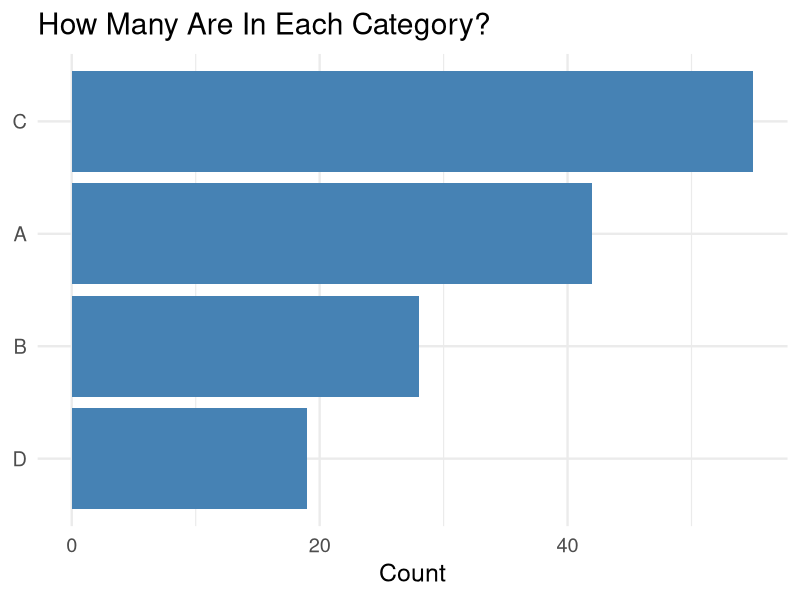
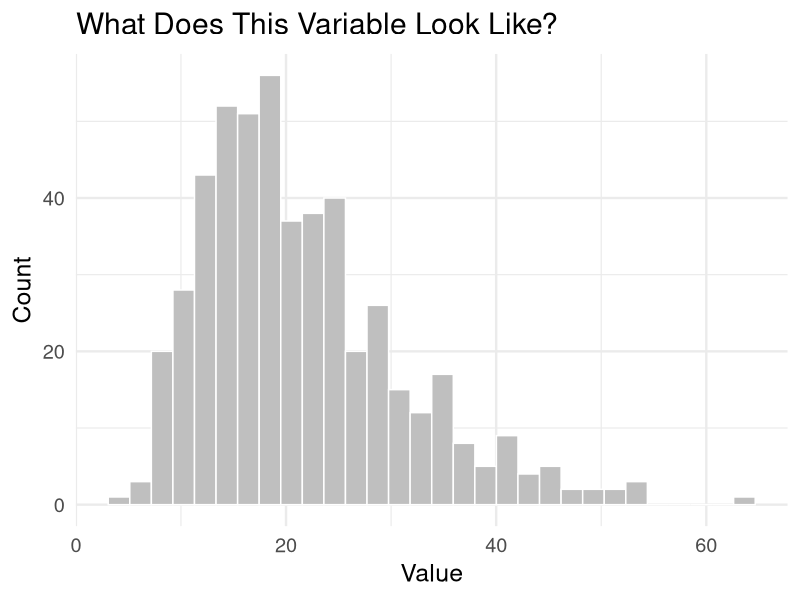
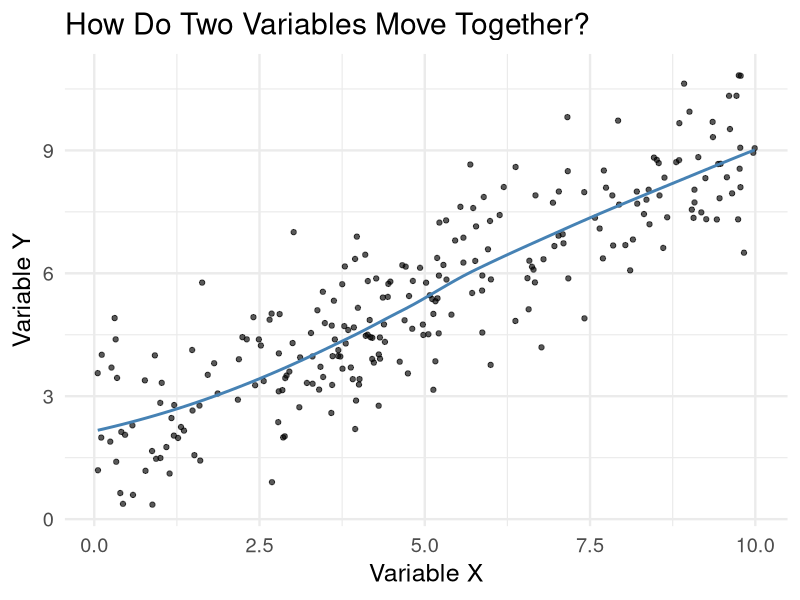

These charts were generated, in order, by the following R code:
## ---- chunk 1
#| include: false
if (basename(getwd()) == "slides") {
  knitr::opts_knit$set(root.dir = dirname(getwd()))
}

library(dplyr)
library(ggplot2)
## ---- chunk 2
#| echo: false
#| message: false
#| warning: false
count_example <- data.frame(
  category = c("A", "B", "C", "D"),
  n = c(42, 28, 55, 19)
) |>
  mutate(category = reorder(category, n))

ggplot(count_example, aes(x = category, y = n)) +
  geom_bar(stat = "identity", fill = "steelblue") +
  coord_flip() +
  labs(
    title = "How Many Are In Each Category?",
    x = NULL,
    y = "Count"
  ) +
  theme_minimal(base_size = 18)
## ---- chunk 3
#| echo: false
#| message: false
#| warning: false
set.seed(101)
distribution_example <- data.frame(value = rlnorm(500, meanlog = 3, sdlog = 0.45))

ggplot(distribution_example, aes(x = value)) +
  geom_histogram(bins = 30, fill = "gray75", color = "white") +
  labs(
    title = "What Does This Variable Look Like?",
    x = "Value",
    y = "Count"
  ) +
  theme_minimal(base_size = 18)
## ---- chunk 4
#| echo: false
#| message: false
#| warning: false
set.seed(102)
association_example <- data.frame(
  x = runif(250, 0, 10)
) |>
  mutate(y = 2 + 0.7 * x + rnorm(n(), sd = 1.2))

ggplot(association_example, aes(x = x, y = y)) +
  geom_point(alpha = 0.65) +
  geom_smooth(se = FALSE, color = "steelblue") +
  labs(
    title = "How Do Two Variables Move Together?",
    x = "Variable X",
    y = "Variable Y"
  ) +
  theme_minimal(base_size = 18)
